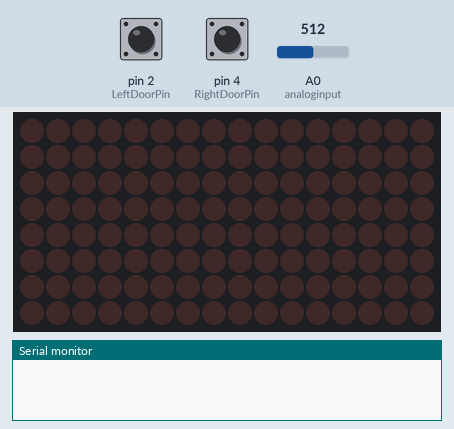
Simulated run of this sketch. Board: Arduino Uno, built with avr-gcc and run on an emulated ATmega328P. Shown: 16×8 LED matrix, the last lines printed to the serial monitor. Inputs (shaded band) come from the test bench; at power-on: pin 4 (RightDoorPin) HIGH, pin 2 (LeftDoorPin) HIGH, A0 (analoginput) = 512. Random numbers use the default seed unless the sketch sets one.

Above: at 1.2 s.
1.3 s: pin 4 (RightDoorPin) pulled LOW for 0.15 s
At 2.1 s:
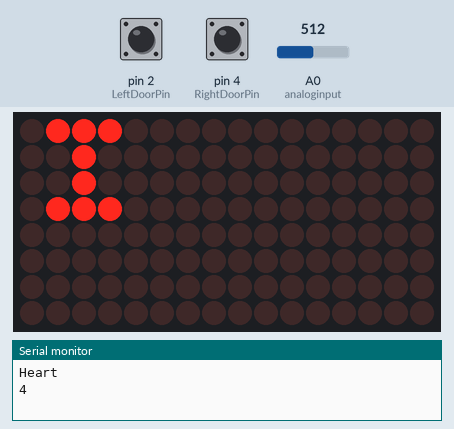
4.4 s: pin 2 (LeftDoorPin) pulled LOW for 0.15 s
At 5.6 s:
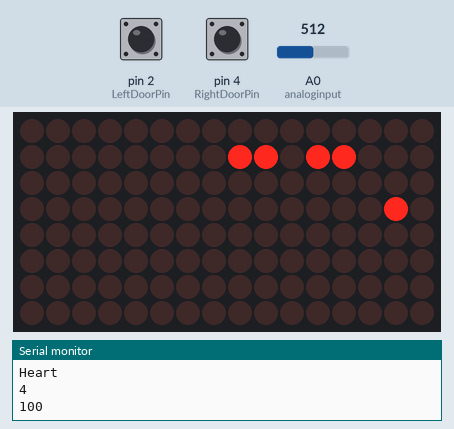
6.0 s: pin 2 (LeftDoorPin) pulled LOW for 1 s
At 8.1 s:
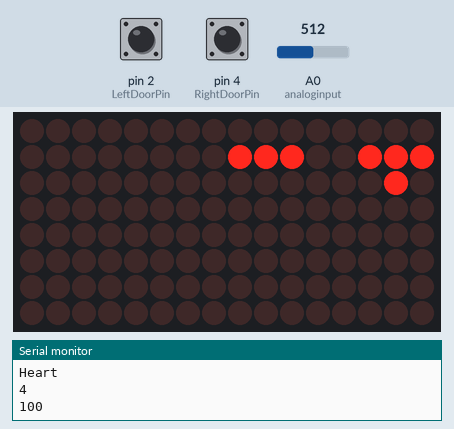
8.5 s: pin 4 (RightDoorPin) pulled LOW for 1 s
At 9.2 s:
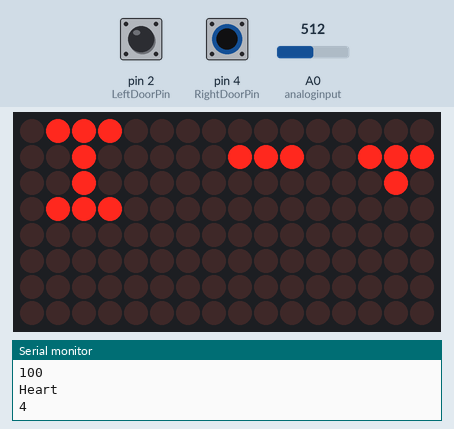
12.5 s: pin 2 (LeftDoorPin) pulled LOW for 3.2 s
At 16.9 s:
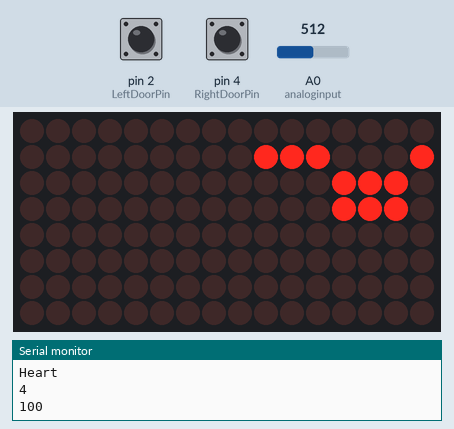
17.2 s: pin 4 (RightDoorPin) pulled LOW for 0.15 s
At 18.0 s:
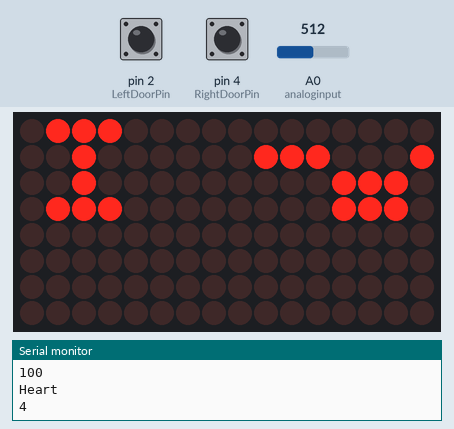
Timing chart, 0 to 20.2 s (numbered marks = the images above; inputs shaded):
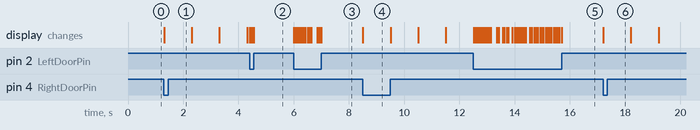

The sketch:

CBI_DataPanel_2_0_rev3.ino
```cpp
#include <LedControl.h>
#include <Wire.h>

/*****
Still to add the following:

I2C of special messages e.g. I heart U

****/

//////////////////////////////////////////////////////////
// 5/23/2018 - Added logic for door switch sensors on Arduino Mini Breakout Board - S.Sloan
// 5/23/2018 - Added an ESB mode as created by Michael Erwin - S.Sloan
// 5/31/2014 - Renamed to CBI_DataPanel_2_0 - VAShadow
// 5/30/2014 - Added CBI Support - VAShadow
//
//
// 12/05/2013 - CuriousMarc DataPort sketch v1.0
// Alternate sketch for Michael's Erwin DataPort
// with a more organic feel
//
///////////////////////////////////////////////////////////

// change this to match which Arduino pins you connect your panel to,
// which can be any 3 digital pins you have available.
// This is the pinout for the DroidConUino, same as the R series

// Pinout set for Mowee Arduino Mini Breakout Board
#define DATAIN_PIN 10
#define CLOCK_PIN  11
#define LOAD_PIN   12
#define LeftDoorPin 2 //  Used for door open/closed signals on the Arduino Mini Breakout using 10K pulldown resistors
#define RightDoorPin 4 //  Used for door open/closed signals on the Arduino Mini Breakout using 10K pulldown resistors

// Uncomment this if you want the blocky ESB look of for the CBI lights created by Michael Erwin - S.Sloan
#define ESBmode

//Set this to which Analog Pin you use for the voltage in.
#define analoginput 0

#define greenVCC 12.5    // Green LED on if above this voltage
#define yellowVCC 12.0   // Yellow LED on if above this voltage
#define redVCC 11.5      // Red LED on if above this voltage

// For 15volts: R1=47k, R2=24k
// For 30volts: R1=47k, R2=9.4k
#define R1 47000.0     // >> resistance of R1 in ohms << the more accurate these values are
#define R2 24000.0     // >> resistance of R2 in ohms << the more accurate the measurement will be

// change this to match your hardware, I have dataport as the device 0 (first in chain)
// and I don't have a CBI, but it would be second in the chain
// Invert the 1 and the 0 if you have them in the other order
#define DATAPORT 1 // device 1 is second in chain
#define CBI      0 // device 0 is first in chain

// Number of Maxim chips that are connected
#define NUMDEV 2   // One for the dataport, one for the battery indicator/CBI

// the dataport is quite dim, so I put it to the maximum
#define DATAPORTINTENSITY 15  // 15 is max
#define CBIINTENSITY 15  // 15 is max

// uncomment this to test the LEDS one after the other at startup
//#define TEST
// This will revert to the old style block animation for comparison
//#define LEGACY

// If you are using the voltage monitor uncomment this
#define monitorVCC


// the timing values below control the various effects. Tweak to your liking.
// values are in ms. The lower the faster.
#define TOPBLOCKSPEED   70
#define BOTTOMLEDSPEED  200
#define REDLEDSPEED     500
#define BLUELEDSPEED    500
#define BARGRAPHSPEED   200
#define CBISPEED_RANDOM 50 // 50 for Curious Marc version

#define CBISPEED_ESB    300 // 50 for the blocky ESB version - S.Sloan

// Uncomment this if you want an alternate effect for the blue LEDs, where it moves
// in sync with the bar graph
//#define BLUELEDTRACKGRAPH

//============================================================================

float vout = 0.0;       // for voltage out measured analog input
int value = 0;          // used to hold the analog value coming out of the voltage divider
float vin = 0.0;        // voltage calulcated... since the divider allows for 15 volts

// Instantiate LedControl driver
LedControl lc=LedControl(DATAIN_PIN,CLOCK_PIN,LOAD_PIN,NUMDEV);   // RSeries FX i2c v5 Module Logics Connector

int displayEffect = 100; // 100=no change, 4=whistle/heart sequence


void setup()
{
  Serial.begin(57600);

  // initialize Maxim driver chips
  lc.shutdown(DATAPORT,false);                  // take out of shutdown
  lc.clearDisplay(DATAPORT);                    // clear
  lc.setIntensity(DATAPORT,DATAPORTINTENSITY);  // set intensity

  lc.shutdown(CBI,false);                       // take out of shutdown
  lc.clearDisplay(CBI);                         // clear
  lc.setIntensity(CBI,CBIINTENSITY);            // set intensity

#ifdef  TEST// test LEDs
  singleTest();
  delay(2000);
#endif

pinMode(LeftDoorPin, INPUT_PULLUP);  //Pin on the Arduino Mini Breakout Board connected to left door switch HIGH=Door closed (NC when door closed) - S.Sloan
pinMode(RightDoorPin, INPUT_PULLUP);  //Pin on the Arduino Mini Breakout Board connected to right door switch HIGH=Door closed (NC when door closed) - S.Sloan


#ifndef monitorVCC
  pinMode(analoginput, INPUT);
#endif

  Wire.begin(30);
  Wire.onReceive(receiveEvent);

}


void loop()
{

int LeftDoorStatus = digitalRead(LeftDoorPin);        // Open(Low)/Closed(High) Status of Dataport Door - S.Sloan
int RightDoorStatus = digitalRead(RightDoorPin);      // Open(Low)/Closed(High) Status of Charge Bay Indicator Door - S.Sloan

// this is the legacy algorythm. Super simple, but very blocky.
#ifdef LEGACY

 for (int row=0; row<6; row++) lc.setRow(DATAPORT,row,random(0,256));
 #ifdef monitorVCC
   for (int row=0; row<4; row++) lc.setRow(CBI,row,random(0,256));
   getVCC();
 #else
   for (int row=0; row<7; row++) lc.setRow(CBI,row,random(0,256));
 #endif
 delay(1000);

#else

  // Dataport LED sequence
  if (LeftDoorStatus == LOW) {                      //If the Dataport door is open then set the LEDs - S.Sloan
    // this is the new code. Every block of LEDs is handled independently
   // Serial.print("\nDataPort");
    updateTopBlocks();
    bargraphDisplay(0);
    updatebottomLEDs();
    updateRedLEDs();
    #ifndef BLUELEDTRACKGRAPH
      updateBlueLEDs();
    #endif
  }
  else {                                            //If the Dataport door is closed then switch off the LEDs - S.Sloan
    //switch off all data leds
    lc.setRow(DATAPORT,4,0); // top yellow blocks
    lc.setRow(DATAPORT,5,0); // top green blocks
    lc.setRow(DATAPORT,0,0); // blue LEDs
  }


  //Charge Bay Indicator LED sequence
  if (RightDoorStatus == LOW) {                     //If the CBI door is open then Set the LEDs - S.Sloan
     updateCBILEDs();
     #ifdef monitorVCC
       getVCC();
     #endif
   }
   else {                                           //If the CBI door is closed then switch off the LEDs - S.Sloan
    //switch off all CBI leds
    for (int row=0; row<7; row++) lc.setRow(CBI,row,0);
   }

#endif
}


///////////////////////////////////////////////////
// Test LEDs, each Maxim driver row in turn
// Each LED blinks according to the col number
// Col 0 is just on
// Col 1 blinks twice
// col 2 blinks 3 times, etc...
//

#define TESTDELAY 30
void singleTest()
{
  for(int row=0;row<6;row++)
  {
    for(int col=0;col<7;col++)
    {
      delay(TESTDELAY);
      lc.setLed(DATAPORT,row,col,true);
      delay(TESTDELAY);
      for(int i=0;i<col;i++)
      {
        lc.setLed(DATAPORT,row,col,false);
        delay(TESTDELAY);
        lc.setLed(DATAPORT,row,col,true);
        delay(TESTDELAY);
      }
    }
  }


 for(int row=0;row<4;row++)
  {
    for(int col=0;col<5;col++)
    {
      delay(TESTDELAY);
      lc.setLed(CBI,row,col,true);
      delay(TESTDELAY);
      for(int i=0;i<col;i++)
      {
        lc.setLed(CBI,row,col,false);
        delay(TESTDELAY);
        lc.setLed(CBI,row,col,true);
        delay(TESTDELAY);
      }
    }
  }

 lc.setLed(CBI,4,5,true);
 delay(TESTDELAY);
 lc.setLed(CBI,5,5,true);
 delay(TESTDELAY);
 lc.setLed(CBI,6,5,true);
 delay(TESTDELAY);
}


///////////////////////////////////
// animates the two top left blocks
// (green and yellow blocks)
void updateTopBlocks()
{
  static unsigned long timeLast=0;
  unsigned long elapsed;
  elapsed=millis();
  if ((elapsed - timeLast) < TOPBLOCKSPEED) return;
  timeLast = elapsed;

  lc.setRow(DATAPORT,4,randomRow(4)); // top yellow blocks
  lc.setRow(DATAPORT,5,randomRow(4)); // top green blocks

}

///////////////////////////////////
// animates the CBI
//
void updateCBILEDs()
{
  static unsigned long timeLast=0;
  unsigned long elapsed;
  elapsed=millis();

  if (displayEffect = 4)  {
Serial.println("Heart");
Serial.println(displayEffect);
    heartSEQ();
  }
  else
  {
    Serial.println("ESB");
Serial.println(displayEffect);
    #ifdef ESBmode
        if ((elapsed - timeLast) < CBISPEED_ESB) return;
    #else
      if ((elapsed - timeLast) < CBISPEED_RANDOM) return;
    #endif

    timeLast = elapsed;

    #ifdef ESBmode
       ESBoperatingSEQ();               // If in ESB Blocky mode then jump to the code to do the LED changes (including the VCC monitor LEDs) - S.Sloan
    #else                               // If not in ESB mode then use the Randow LED function created by VAShadow - S.Sloan
      #ifdef monitorVCC
        lc.setRow(CBI,random(4),randomRow(random(4)));
      #else
        lc.setRow(CBI,random(7),randomRow(random(4)));
      #endif
    #endif
  }

}

////////////////////////////////////
// Utility to generate random LED patterns
// Mode goes from 0 to 6. The lower the mode
// the less the LED density that's on.
// Modes 4 and 5 give the most organic feel
byte randomRow(byte randomMode)
{
  switch(randomMode)
  {
    case 0:  // stage -3
      return (random(256)&random(256)&random(256)&random(256));
      break;
    case 1:  // stage -2
      return (random(256)&random(256)&random(256));
      break;
    case 2:  // stage -1
      return (random(256)&random(256));
      break;
    case 3: // legacy "blocky" mode
      return random(256);
      break;
    case 4:  // stage 1
      return (random(256)|random(256));
      break;
    case 5:  // stage 2
      return (random(256)|random(256)|random(256));
      break;
    case 6:  // stage 3
      return (random(256)|random(256)|random(256)|random(256));
      break;
    default:
      return random(256);
      break;
  }
}

//////////////////////
// bargraph for the right column
// disp 0: Row 2 Col 5 to 0 (left bar) - 6 to 0 if including lower red LED,
// disp 1: Row 3 Col 5 to 0 (right bar)

#define MAXGRAPH 2

void bargraphDisplay(byte disp)
{
  static byte bargraphdata[MAXGRAPH]; // status of bars

  if(disp>=MAXGRAPH) return;

  // speed control
  static unsigned long previousDisplayUpdate[MAXGRAPH]={0,0};

  unsigned long currentMillis = millis();
  if(currentMillis - previousDisplayUpdate[disp] < BARGRAPHSPEED) return;
  previousDisplayUpdate[disp] = currentMillis;

  // adjust to max numbers of LED available per bargraph
  byte maxcol;
  if(disp==0 || disp==1) maxcol=6;
  else maxcol=3;  // for smaller graph bars, not defined yet

  // use utility to update the value of the bargraph  from it's previous value
  byte value = updatebar(disp, &bargraphdata[disp], maxcol);
  byte data=0;
  // transform value into byte representing of illuminated LEDs
  // start at 1 so it can go all the way to no illuminated LED
  for(int i=1; i<=value; i++)
  {
    data |= 0x01<<i-1;
  }
  // transfer the byte column wise to the video grid
  fillBar(disp, data, value, maxcol);
}

/////////////////////////////////
// helper for updating bargraph values, to imitate bargraph movement
byte updatebar(byte disp, byte* bargraphdata, byte maxcol)
{
  // bargraph values go up or down one pixel at a time
  int variation = random(0,3);            // 0= move down, 1= stay, 2= move up
  int value=(int)(*bargraphdata);         // get the previous value
  //if (value==maxcol) value=maxcol-2; else      // special case, staying stuck at maximum does not look realistic, knock it down
  value += (variation-1);                 // grow or shring it by one step
#ifndef BLUELEDTRACKGRAPH
  if (value<=0) value=0;                  // can't be lower than 0
#else
  if (value<=1) value=1;                  // if blue LED tracks, OK to keep lower LED always on
#endif
  if (value>maxcol) value=maxcol;         // can't be higher than max
  (*bargraphdata)=(byte)value;            // store new value, use byte type to save RAM
  return (byte)value;                     // return new value
}

/////////////////////////////////////////
// helper for lighting up a bar of LEDs based on a value
void fillBar(byte disp, byte data, byte value, byte maxcol)
{
  byte row;

  // find the row of the bargraph
  switch(disp)
  {
    case 0:
      row = 2;
      break;
    case 1:
      row = 3;
      break;
    default:
      return;
      break;
  }

  for(byte col=0; col<maxcol; col++)
  {
    // test state of LED
    byte LEDon=(data & 1<<col);
    if(LEDon)
    {
      //lc.setLed(DATAPORT,row,maxcol-col-1,true);  // set column bit
      lc.setLed(DATAPORT,2,maxcol-col-1,true);      // set column bit
      lc.setLed(DATAPORT,3,maxcol-col-1,true);      // set column bit
      //lc.setLed(DATAPORT,0,maxcol-col-1,true);      // set blue column bit
    }
    else
    {
      //lc.setLed(DATAPORT,row,maxcol-col-1,false); // reset column bit
      lc.setLed(DATAPORT,2,maxcol-col-1,false);     // reset column bit
      lc.setLed(DATAPORT,3,maxcol-col-1,false);     // reset column bit
      //lc.setLed(DATAPORT,0,maxcol-col-1,false);     // set blue column bit
    }
  }
#ifdef BLUELEDTRACKGRAPH
  // do blue tracking LED
  byte blueLEDrow=B00000010;
  blueLEDrow=blueLEDrow<<value;
  lc.setRow(DATAPORT,0,blueLEDrow);
#endif
}

/////////////////////////////////
// This animates the bottom white LEDs
void updatebottomLEDs()
{
  static unsigned long timeLast=0;
  unsigned long elapsed=millis();
  if ((elapsed - timeLast) < BOTTOMLEDSPEED) return;
  timeLast = elapsed;

  // bottom LEDs are row 1,
  lc.setRow(DATAPORT,1,randomRow(4));
}

////////////////////////////////
// This is for the two red LEDs
void updateRedLEDs()
{
  static unsigned long timeLast=0;
  unsigned long elapsed=millis();
  if ((elapsed - timeLast) < REDLEDSPEED) return;
  timeLast = elapsed;

  // red LEDs are row 2 and 3, col 6,
  lc.setLed(DATAPORT,2,6,random(0,2));
  lc.setLed(DATAPORT,3,6,random(0,2));
}

//////////////////////////////////
// This animates the blue LEDs
// Uses a random delay, which never exceeds BLUELEDSPEED
void updateBlueLEDs()
{
  static unsigned long timeLast=0;
  static unsigned long variabledelay=BLUELEDSPEED;
  unsigned long elapsed=millis();
  if ((elapsed - timeLast) < variabledelay) return;
  timeLast = elapsed;
  variabledelay=random(10, BLUELEDSPEED);

  /*********experimental, moving dots animation
  static byte stage=0;
  stage++;
  if (stage>7) stage=0;
  byte LEDstate=B00000011;
  // blue LEDs are row 0 col 0-5
  lc.setRow(DATAPORT,0,LEDstate<<stage);
  *********************/

  // random
  lc.setRow(DATAPORT,0,randomRow(4));
}

void getVCC()
{
  value = analogRead(analoginput); // this must be between 0.0 and 5.0 - otherwise you'll let the blue smoke out of your arduino
  vout= (value * 5.0)/1024.0;  //voltage coming out of the voltage divider
  vin = vout / (R2/(R1+R2)); //voltage to display

  lc.setLed(CBI,6,5,(vin >= greenVCC));
  lc.setLed(CBI,5,5,(vin >= yellowVCC));
  lc.setLed(CBI,4,5,(vin >= redVCC));
  //Serial.print("Volt Out = ");                                  // DEBUG CODE
  //Serial.print(vout, 1);   //Print float "vin" with 1 decimal   // DEBUG CODE
  //Serial.print("\tVolts Calc = ");                             // DEBUG CODE
  //Serial.println(vin, 1);   //Print float "vin" with 1 decimal   // DEBUG CODE
}

void heartSEQ()
  {
  // Step 0
  lc.setRow(0,0,B01110000);
  lc.setRow(0,1,B00100000);
  lc.setRow(0,2,B00100000);
  lc.setRow(0,3,B01110000);
  delay(1000);
  // Step 1
  lc.setRow(0,0,B01010000);
  lc.setRow(0,1,B11111000);
  lc.setRow(0,2,B01110000);
  lc.setRow(0,3,B00100000);
  delay(1000);
  // Step 1
  lc.setRow(0,0,B01010000);
  lc.setRow(0,1,B01010000);
  lc.setRow(0,2,B01010000);
  lc.setRow(0,3,B01110000);
  delay(1000);

  displayEffect=100;
  Serial.println(displayEffect);
  }


//Charge Bay Indicator ESB LED mode based on Michael Erwin original code - S.Sloan
void ESBoperatingSEQ() {          // used when ESBmode == true

 static unsigned long ESBCounter = 0;

 switch (ESBCounter)
 {
  case 0:
  lc.setRow(CBI,0,B00000000);
  lc.setRow(CBI,1,B00000000);
  lc.setRow(CBI,2,B00010000);
  lc.setRow(CBI,3,B00010000);
  break;

  case 1:
  lc.setRow(CBI,0,B00000000);
  lc.setRow(CBI,1,B00000000);
  lc.setRow(CBI,2,B00010000);
  lc.setRow(CBI,3,B00000000);
  #ifndef monitorVCC
    lc.setLed(0,4,5,false); green led off
  #endif
  break;

  case 2:
  lc.setRow(CBI,0,B00000000);
  lc.setRow(CBI,1,B00010000);
  lc.setRow(CBI,2,B00010000);
  lc.setRow(CBI,3,B00000000);
  break;

   case 3:
  lc.setRow(CBI,0,B10000000);
  lc.setRow(CBI,1,B00010000);
  lc.setRow(CBI,2,B00010000);
  lc.setRow(CBI,3,B11000000);
  #ifndef monitorVCC
    lc.setLed(0,4,5,false); green led off
  #endif
  break;

  case 4:
  lc.setRow(CBI,0,B00010000);
  lc.setRow(CBI,1,B00010000);
  lc.setRow(CBI,2,B00010000);
  lc.setRow(CBI,3,B11000000);
  break;

  case 5:
  lc.setRow(CBI,0,B00010000);
  lc.setRow(CBI,1,B00010000);
  lc.setRow(CBI,2,B00010000);
  lc.setRow(CBI,3,B01000000);
  #ifndef monitorVCC
    lc.setLed(0,4,5,true); green led on
  #endif
  break;

   case 6:
  lc.setRow(CBI,0,B00010000);
  lc.setRow(CBI,1,B00010000);
  lc.setRow(CBI,2,B00010000);
  lc.setRow(CBI,3,B00000000);
  break;

  case 7:
  lc.setRow(CBI,0,B00010000);
  lc.setRow(CBI,1,B00000000);
  lc.setRow(CBI,2,B00010000);
  lc.setRow(CBI,3,B00010000);
  #ifndef monitorVCC
    lc.setLed(0,4,5,false); green led off
  #endif
  break;

  case 8:
  lc.setRow(CBI,0,B00010000);
  lc.setRow(CBI,1,B00110000);
  lc.setRow(CBI,2,B00000000);
  lc.setRow(CBI,3,B00110000);
  break;

  case 9:
  lc.setRow(CBI,0,B00000000);
  lc.setRow(CBI,1,B00010000);
  lc.setRow(CBI,2,B00000000);
  lc.setRow(CBI,3,B00000000);
  break;

  case 10:
  lc.setRow(CBI,0,B00000000);
  lc.setRow(CBI,1,B00000000);
  lc.setRow(CBI,2,B00010000);
  lc.setRow(CBI,3,B00000000);
  #ifndef monitorVCC
    lc.setLed(0,4,5,true); green led on
    lc.setLed(0,5,5,true); yellow led on
  #endif
  break;

  case 11:
  lc.setRow(CBI,0,B00000000);
  lc.setRow(CBI,1,B00010000);
  lc.setRow(CBI,2,B00010000);
  lc.setRow(CBI,3,B00000000);
  break;

  case 12:
  lc.setRow(CBI,0,B00000000);
  lc.setRow(CBI,1,B00010000);
  lc.setRow(CBI,2,B00000000);
  lc.setRow(CBI,3,B00010000);
  #ifndef monitorVCC
      lc.setLed(0,4,5,false); green led off
      lc.setLed(0,5,5,false); yellow led off
  #endif
  break;

  case 13:
  lc.setRow(CBI,0,B10000000);
  lc.setRow(CBI,1,B00010000);
  lc.setRow(CBI,2,B00010000);
  lc.setRow(CBI,3,B10110000);
  break;

  case 14:
  lc.setRow(CBI,0,B10000000);
  lc.setRow(CBI,1,B01010000);
  lc.setRow(CBI,2,B00010000);
  lc.setRow(CBI,3,B10100000);
  #ifndef monitorVCC
    lc.setLed(0,4,5,true); green led on
  #endif
  break;

  case 15:
  lc.setRow(CBI,0,B10000000);
  lc.setRow(CBI,1,B01010000);
  lc.setRow(CBI,2,B00010000);
  lc.setRow(CBI,3,B10000000);
  break;

 case 16:
  lc.setRow(CBI,0,B10000000);
  lc.setRow(CBI,1,B00100000);
  lc.setRow(CBI,2,B00010000);
  lc.setRow(CBI,3,B11000000);
  #ifndef monitorVCC
    lc.setLed(0,4,5,false); green led off
  #endif
  break;

  case 17:
  lc.setRow(CBI,0,B10000000);
  lc.setRow(CBI,1,B00010000);
  lc.setRow(CBI,2,B00010000);
  lc.setRow(CBI,3,B11000000);
  break;

  case 18:
  lc.setRow(CBI,0,B00000000);
  lc.setRow(CBI,1,B00010000);
  lc.setRow(CBI,2,B00000000);
  lc.setRow(CBI,3,B00000000);
  #ifndef monitorVCC
    lc.setLed(0,4,5,true); green led on
  #endif
  break;

  case 19:
  lc.setRow(CBI,0,B10000000);
  lc.setRow(CBI,1,B00010000);
  lc.setRow(CBI,2,B00010000);
  lc.setRow(CBI,3,B01100000);
  break;

  case 20:
  lc.setRow(CBI,0,B10000000);
  lc.setRow(CBI,1,B10000000);
  lc.setRow(CBI,2,B01010000);
  lc.setRow(CBI,3,B00000000);
  #ifndef monitorVCC
    lc.setLed(0,4,5,false); green led off
  #endif
  break;

  case 21:
  lc.setRow(CBI,0,B00000000);
  lc.setRow(CBI,1,B00100000);
  lc.setRow(CBI,2,B01011000);
  lc.setRow(CBI,3,B01000000);
  break;

  case 22:
  lc.setRow(CBI,0,B00000000);
  lc.setRow(CBI,1,B00011000);
  lc.setRow(CBI,2,B01011000);
  lc.setRow(CBI,3,B01000000);
  #ifndef monitorVCC
    lc.setLed(0,4,5,false); green led off
  #endif
  break;

  case 23:
  lc.setRow(CBI,0,B00000000);
  lc.setRow(CBI,1,B00010000);
  lc.setRow(CBI,2,B01011000);
  lc.setRow(CBI,3,B01000000);
  break;

  case 24:
  lc.setRow(CBI,0,B10001000);
  lc.setRow(CBI,1,B00100000);
  lc.setRow(CBI,2,B01001000);
  lc.setRow(CBI,3,B01000000);
  #ifndef monitorVCC
    lc.setLed(0,4,5,false); green led off
  #endif
  break;

  case 25:
  lc.setRow(CBI,0,B00000000);
  lc.setRow(CBI,1,B00000000);
  lc.setRow(CBI,2,B00001000);
  lc.setRow(CBI,3,B00000000);
  break;

  case 26:
  lc.setRow(CBI,0,B00000000);
  lc.setRow(CBI,1,B00010000);
  lc.setRow(CBI,2,B01001000);
  lc.setRow(CBI,3,B01000000);
  #ifndef monitorVCC
    lc.setLed(0,4,5,true); green led on
  #endif
  break;

  case 27:
  lc.setRow(CBI,0,B00000000);
  lc.setRow(CBI,1,B00010000);
  lc.setRow(CBI,2,B01001000);
  lc.setRow(CBI,3,B01000000);
  ESBCounter = -1; // Reset the counter and start sequence again
  break;

  default:
  return;
  break;
  }

 ESBCounter++;

}

// =======================================================================================

// function that executes whenever data is received from an I2C master
// this function is registered as an event, see setup()
void receiveEvent() {  // int eventCode) {
  int i2cEvent = Wire.read();
  sei();

  if (i2cEvent != 100){
    // logic display
     displayEffect = i2cEvent;
  }
}
```

Measured:
- after the input at 1.3 s, the display: changes at once (image 1)
- after the input at 4.4 s, the display: first changes at once (image 2 shows a later state)
- after the input at 6.0 s, the display: first changes at once (image 3 shows a later state)
- after the input at 8.5 s, the display: changes at once (image 4)
- after the input at 12.5 s, the display: first changes at once (image 5 shows a later state)
- after the input at 17.2 s, the display: changes at once (image 6)
